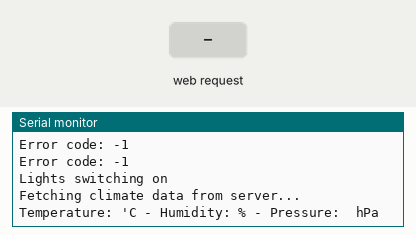
Bench run of a program on a simulated Raspberry Pi Pico W. On the bench: the last lines printed to the serial monitor. The inputs (shaded band) are chosen by the test bench. WiFi joins after 1.5 s; servers stay silent unless stated.

Above: at 3.2 s.
3.3 s: HTTP request GET /getClimateData received
At 4.1 s:
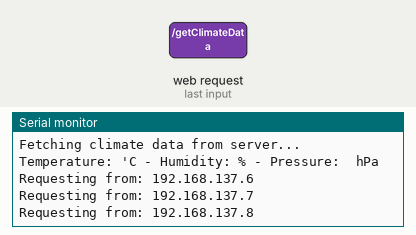
5.0 s: HTTP request GET /getBattery/1 received
At 5.8 s:
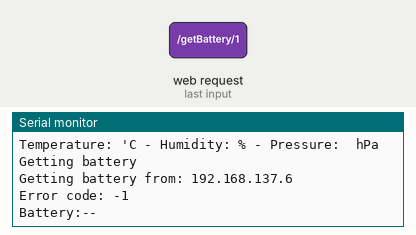
6.5 s: HTTP request GET /fetchSavedData received
At 8.1 s:
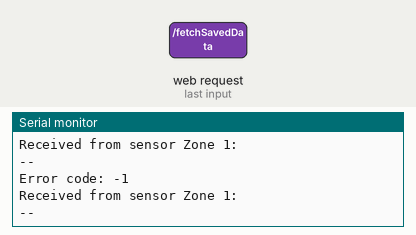

Measured:
- after the input at 3.3 s, the serial monitor: prints a new line at once (image 1)
- after the input at 5.0 s, the serial monitor: prints a new line at once (image 2)
- after the input at 6.5 s, the serial monitor: prints a new line after 0.61 s (image 3)

The program:

main.cpp
```cpp
// (licence header left out)
#include <Arduino.h>
#include <WiFi.h>
#include <HTTPClient.h>
#include <WebServer.h>

#define REMOTE_IP "192.168.137.6"
//IPAddress SERVER_IP (10,45,1,13);
IPAddress SERVER_IP (192,168,137,5);
IPAddress gateway(192,168, 137, 1);
IPAddress subnet(255, 255, 255, 0);
const char* ssid = "BaseStation";
const char* password = "123123123";
WebServer server(80);
struct Sensor{
  String name;
  String ip;
  int retries = 3;
};
Sensor sensors[]={
  {"Zone 1","192.168.137.6"},
  {"Zone 2","192.168.137.7"},
  {"Zone 3","192.168.137.8"}
};
struct ZoneData{
  String temp;
  String noise;
  String light;
  String time;
  unsigned long lastUpdated;
  bool active;
};
ZoneData zoneData[3];

//Your IP address or domain name with URL path
const char* serverNameTemp = "http://"REMOTE_IP"/getTemp";
const char* serverNameHumi = "http://"REMOTE_IP"/getHumidity";
const char* serverNamePres = "http://"REMOTE_IP"/getPressure";
const char* lightsRed = "http://"REMOTE_IP"/redON";
const char* lightsRedOff = "http://"REMOTE_IP"/redOFF";
const char* lightsGreen = "http://"REMOTE_IP"/greenON";
const char* lightsGreenOff = "http://"REMOTE_IP"/greenOFF";
const char* lightsBlue = "http://"REMOTE_IP"/blueON";
const char* lightsBlueOff = "http://"REMOTE_IP"/blueOFF";

String temperature;
String humidity;
String pressure;

unsigned long previousMillis = 0;
const long interval = 2000;

//function declarations
String httpGETRequest(const char* serverName);
void connectToWifi();
String pollSensors();
void sendCORSHeaders();
void handleClimateData();
void sanityCheck();
void fetchBatteryPercentage(int device);
void fetchSavedData();
void addCORS();
void addCORS() {
  server.sendHeader("Access-Control-Allow-Origin", "*");
  server.sendHeader("Access-Control-Allow-Methods", "GET, POST, OPTIONS");
  server.sendHeader("Access-Control-Allow-Headers", "*");
}
void setup() {
  Serial.begin(115200);
  WiFi.mode(WIFI_STA);
  connectToWifi();

  server.on("/getClimateData",handleClimateData);
  server.on("/getBattery/1",[=](){fetchBatteryPercentage(1);});
  server.on("/getBattery/2",[=](){fetchBatteryPercentage(2);});
  server.on("/getBattery/3",[=](){fetchBatteryPercentage(3);});
  server.on("/sanityCheck",sanityCheck);
  server.on("/fetchSavedData",fetchSavedData);
  server.begin(); // start server.
  Serial.println("HTTP Server Started");
}
void sendCORSHeaders() {
  server.sendHeader("Access-Control-Allow-Origin", "*");
  server.sendHeader("Access-Control-Allow-Methods", "GET, POST, OPTIONS");
  server.sendHeader("Access-Control-Allow-Headers", "Content-Type");
}
//conect to local access point WiFi .. provided by server
void connectToWifi() {
  WiFi.config(SERVER_IP,gateway,subnet);
  WiFi.begin(ssid, password);
  Serial.print("\nWaiting for HTTP Server ...");
  while(WiFi.status() != WL_CONNECTED) {
    Serial.println("Client attempting to connect to http server @"+String(REMOTE_IP)+"...");
    delay(500);   //wait for 0.5 seconds
  }
  Serial.println("");
  Serial.println("HTTP server connected ..");
  Serial.print("Connected to server with IP Address: ");
  Serial.println(REMOTE_IP);
  Serial.println();

  delay(500);     //wait for 0.5 seconds
}
bool redOn = false;
bool greenOn = false;
bool blueOn = false;

void loop() {
  unsigned long currentMillis = millis();
  server.handleClient();
  if(currentMillis - previousMillis >= interval) {
     // Check WiFi connection status
    if(WiFi.status()== WL_CONNECTED ){
      //pollSensors();
      //httpGETRequest(lightsRed);
      //delay(1000);
      //httpGETRequest(lightsGreen);
      //delay(1000);
      httpGETRequest(lightsBlue);
      delay(500);
      httpGETRequest(lightsBlueOff);
      Serial.println("Lights switching on");
      //delay(1000);

      Serial.println("Fetching climate data from server...");

      //temperature = httpGETRequest(serverNameTemp);
      //humidity = httpGETRequest(serverNameHumi);
      //pressure = httpGETRequest(serverNamePres);
      Serial.println("Temperature: " + temperature + "'C - Humidity: " + humidity + "% - Pressure: " + pressure + " hPa");

      //save the last HTTP GET request
      previousMillis = currentMillis;
    }
    else {
      Serial.println("WiFi or server disconnected");
    }
  }
}
void fetchSavedData()
{
  for(int i=0;i<3;i++)
  {
    String endpoint = "http://"+String(sensors[i].ip)+"/getSavedReadings";
    String response = httpGETRequest(endpoint.c_str());
    Serial.println("Received from sensor "+sensors->name+":\n" + response);
    //STORE TO DB here ******
  }
}
void sanityCheck(){
    addCORS();
  int count = 0;
  for(int i=0;i<3;i++)
  {
    String endpoint = "http://"+String(sensors[i].ip)+"/sanityCheck";
    String response = httpGETRequest(endpoint.c_str());
    if(response = "Data OK")
    {
      count++;
    }
  }
  if(count==3)
  {
    server.send(200,"text/plain","Data OK - ALL VALID");

  }
  else{
    server.send(4040,"text/plain","NOT ALL VALID - Error Occured");
  }
}
void fetchBatteryPercentage(int device){
  addCORS();
  Serial.println("Getting battery");
  String host = "";
  if(device>0 && device <=3){
    host = sensors[device-1].ip;
    // boundary
  }
  else{
    return;
  }
    Serial.println("Getting battery from: "+host);

  String endpoint = "http://"+host+"/getBattery";
  String response = httpGETRequest(endpoint.c_str());
  Serial.println("Battery:"+response);
  server.send(200,"text/plain",response);

}
String httpGETRequest(const char* serverName) {
  WiFiClient client;
  HTTPClient http;

  //your Domain name with URL path or IP address with path
  http.begin(client, serverName);

  //send HTTP POST request
  int httpResponseCode = http.GET();
  String payload = "--";

  if (httpResponseCode>0) {
    //Serial.print("HTTP Response code: ");
    //Serial.println(httpResponseCode);
    payload = http.getString();
  }
  else {
    Serial.print("Error code: ");
    Serial.println(httpResponseCode);
  }
  //free resources
  http.end();

  return payload;
}
std::vector<String> split(String s, char delimiter) {
  std::vector<String> tokens;
  int start = 0;
  int end = s.indexOf(delimiter);
  while (end != -1) {
    tokens.push_back(s.substring(start, end));
    start = end + 1;
    end = s.indexOf(delimiter, start);
  }
  tokens.push_back(s.substring(start));
  return tokens;
}
void handleClimateData()
{
  addCORS();
  String response = pollSensors();
  server.send(200,"text/plain",response);
  return;

}
String pollSensors(){
  WiFiClient client;
  HTTPClient http;
  String payload = "";
  //your Domain name with URL path or IP address with path
  for(int i=0;i<3;i++)
  {
    const String sensorClimate = "http://"+String(sensors[i].ip)+"/getClimateData";
    Serial.println("Requesting from: "+sensors[i].ip);
    http.begin(client,sensorClimate);
    //send HTTP POST request
    int httpResponseCode = http.GET();


    if(httpResponseCode==200){
      String response = http.getString();
      auto parts = split(response,',');
      if (parts.size() >= 5)
      {
        zoneData[i].temp = parts[1];
        zoneData[i].noise = parts[2];
        zoneData[i].light = parts[3];
        zoneData[i].time = parts[4];
        zoneData[i].lastUpdated = millis();
        zoneData[i].active = true;
        Serial.println("Response:"+response);
        payload+= response + "\n";
      }
    else if(sensors[i].retries==0){
      // retry mechanism
      zoneData[i].active=false;
    }
    else {
      Serial.print("Error code: ");
      sensors[i].retries-=1; // reduce by 1
      Serial.println(httpResponseCode);
    }
    //free resources
    http.end();

  }
}
  return payload;
}
```
